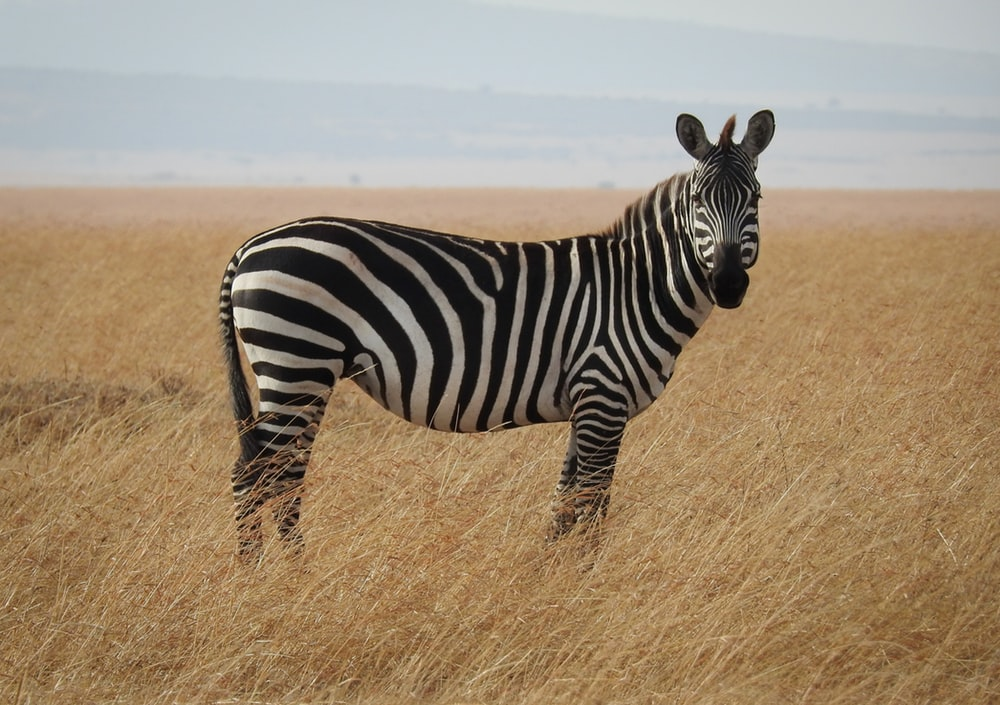
#> input picture vision/pics/zebra1.jfif, 1000 x 705 px
$ python back_projection.py --input pics/zebra1.jfif
#> lines starting #> are read from the running program, lines starting #| are printed output that depends on the picture
# -*- coding: utf-8 -*-
"""
Created on Sun Nov 17 16:35:40 2019

@author: Andrew
"""

from __future__ import print_function
from __future__ import division
import cv2 as cv
import numpy as np
import argparse

def Hist_and_Backproj(val):
    ## [initialize]
    bins = val
    histSize = max(bins, 2)
    ranges = [0, 180] # hue_range
    ## [initialize]

    ## [Get the Histogram and normalize it]
    hist = cv.calcHist([hue], [0], None, [histSize], ranges, accumulate=False)
    cv.normalize(hist, hist, alpha=0, beta=255, norm_type=cv.NORM_MINMAX)
    ## [Get the Histogram and normalize it]

    ## [Get Backprojection]
    backproj = cv.calcBackProject([hue], [0], hist, ranges, scale=1)
    ## [Get Backprojection]

    ## [Draw the backproj]
    cv.imshow('BackProj', backproj)
    ## [Draw the backproj]

    ## [Draw the histogram]
    w = 400
    h = 400
    bin_w = int(round(w / histSize))
    histImg = np.zeros((h, w, 3), dtype=np.uint8)

    for i in range(bins):
        cv.rectangle(histImg, (i*bin_w, h), ( (i+1)*bin_w, h - int(round( hist[i]*h/255.0 )) ), (0, 0, 255), cv.FILLED)

    cv.imshow('Histogram', histImg)
    ## [Draw the histogram]

## [Read the image]
parser = argparse.ArgumentParser(description='Code for Back Projection tutorial.')
parser.add_argument('--input', help='Path to input image.')
args = parser.parse_args()

src = cv.imread(args.input)
#> src is the input picture: shape (705, 1000, 3); mean B, G, R 116.1, 139.7, 158
if src is None:
    print('Could not open or find the image:', args.input)
    exit(0)
## [Read the image]

## [Transform it to HSV]
hsv = cv.cvtColor(src, cv.COLOR_BGR2HSV)
#> hsv: shape (705, 1000, 3); mean H, S, V 38.4, 79.6, 161
## [Transform it to HSV]

## [Use only the Hue value]
ch = (0, 0)
hue = np.empty(hsv.shape, hsv.dtype)
cv.mixChannels([hsv], [hue], ch)
## [Use only the Hue value]

## [Create Trackbar to enter the number of bins]
window_image = 'Source image'
cv.namedWindow(window_image)
bins = 25
cv.createTrackbar('* Hue  bins: ', window_image, bins, 180, Hist_and_Backproj )
Hist_and_Backproj(bins)
#> in Hist_and_Backproj, `cv.imshow('BackProj', backproj)`:
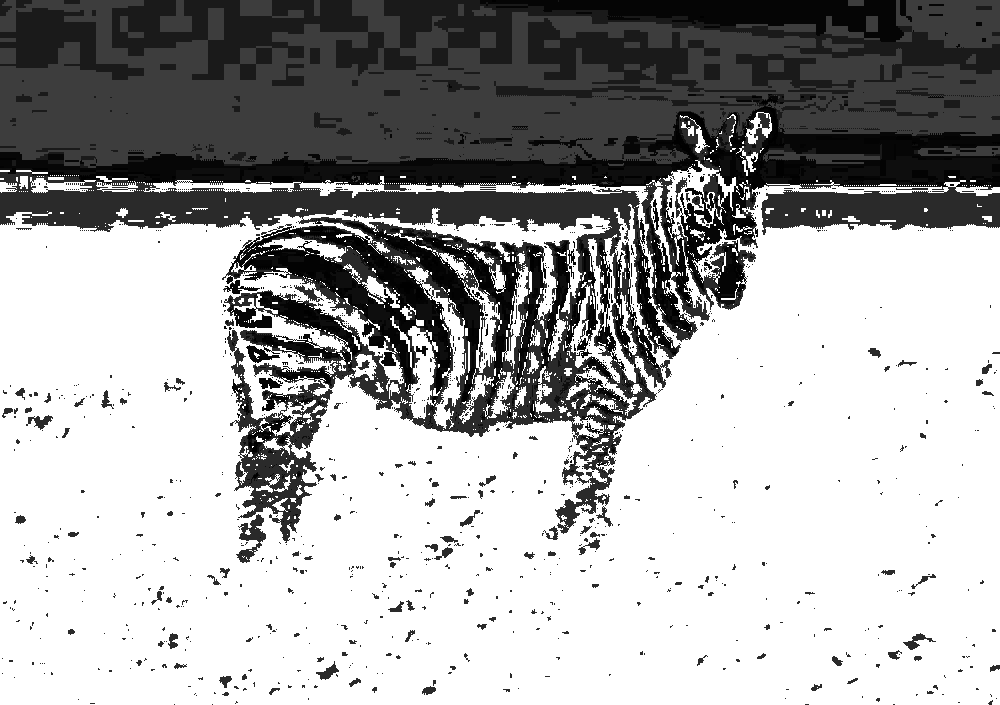
#> window 'BackProj': shape (705, 1000); min 0, max 255, mean 166.4
#> after the loop in Hist_and_Backproj, `for i in range(bins):`: histImg: shape (400, 400, 3); every value is 0
#> (the run stopped early here; a loop or call above may not have finished)

$ run again, on vision/pics/zebra3.jpg
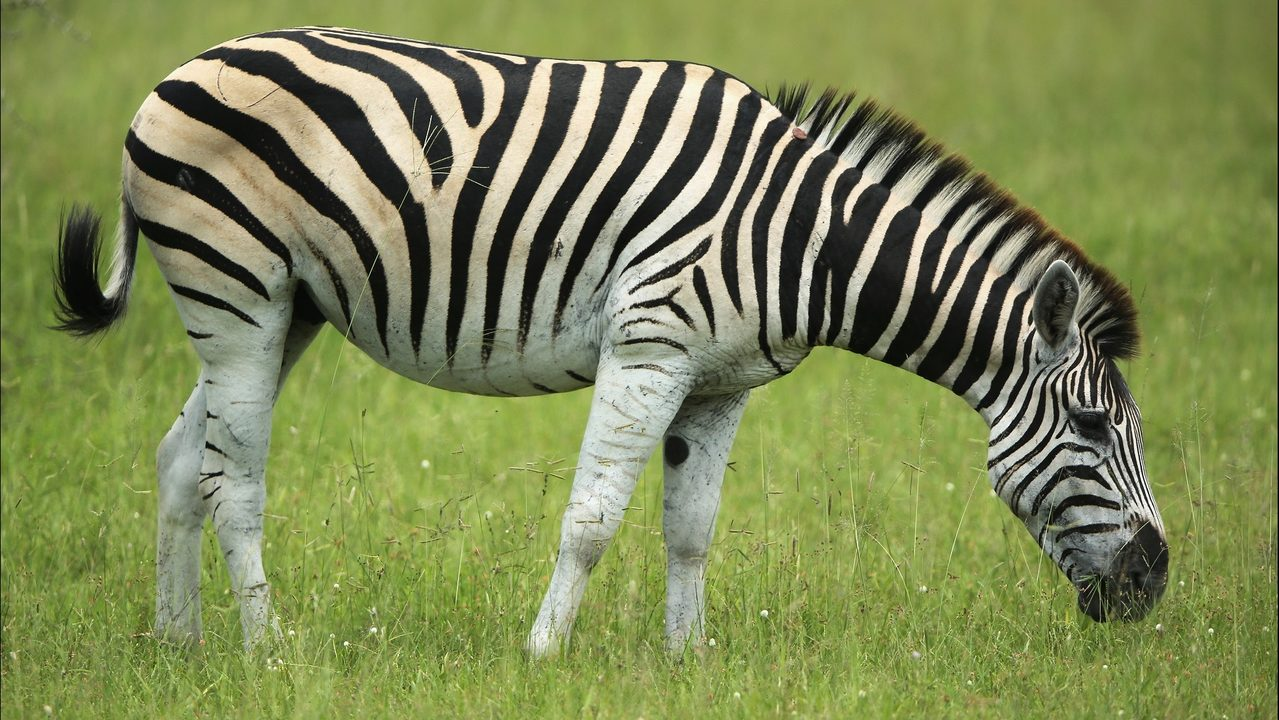
#> input picture vision/pics/zebra3.jpg, 1279 x 720 px
#> src is the input picture: shape (720, 1279, 3); mean B, G, R 84.5, 136.4, 126
#> hsv: shape (720, 1279, 3); mean H, S, V 38.3, 98, 137.6
#> in Hist_and_Backproj, `cv.imshow('BackProj', backproj)`:
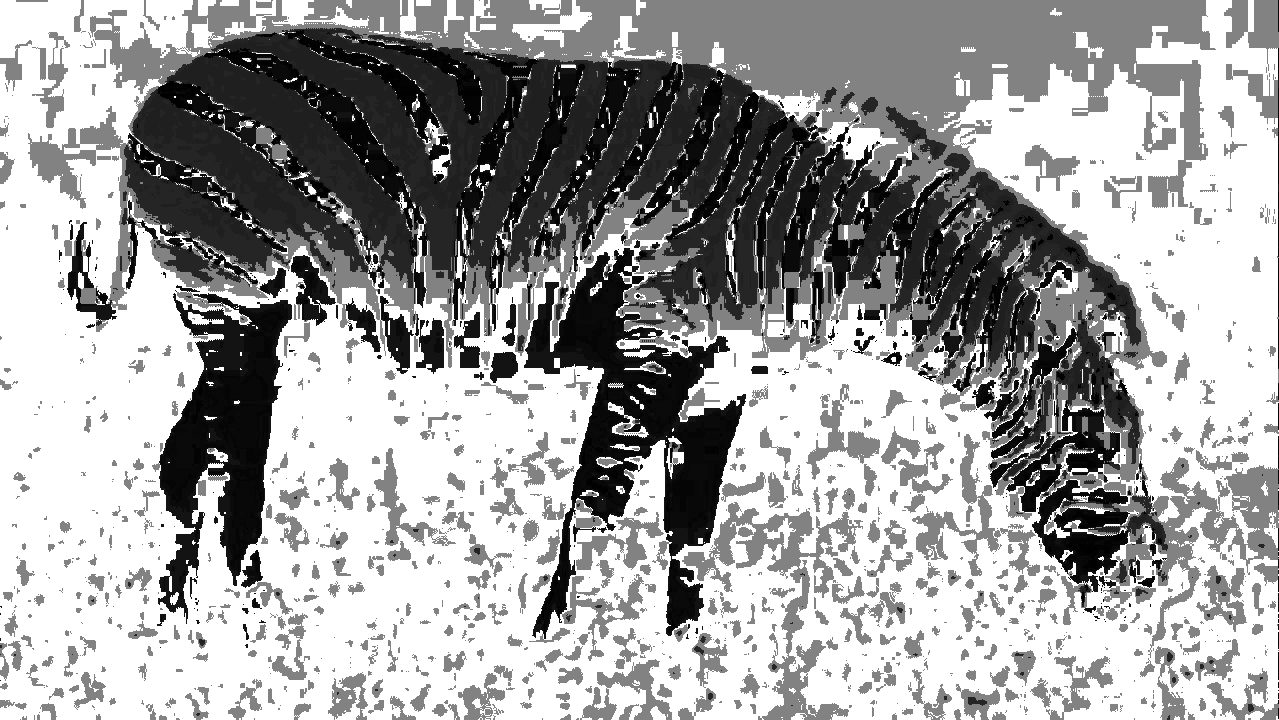
#> window 'BackProj': shape (720, 1279); min 0, max 255, mean 162.2
